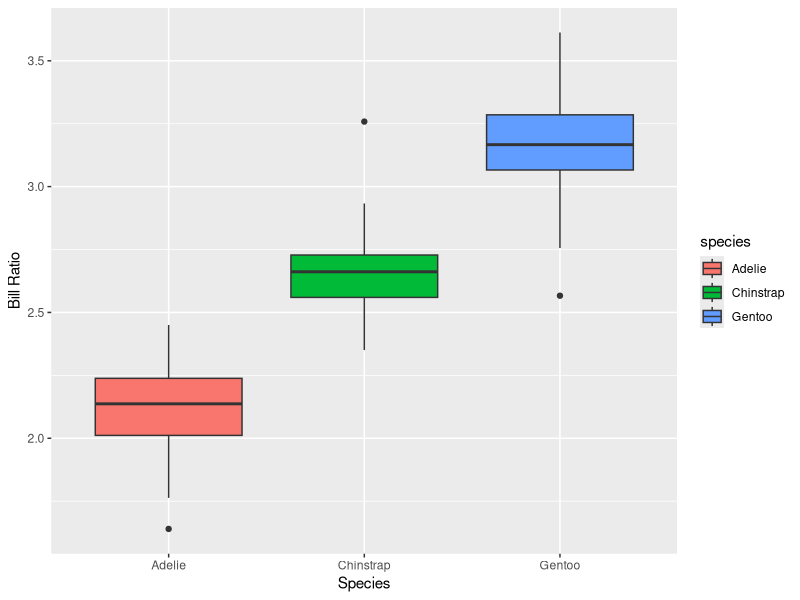
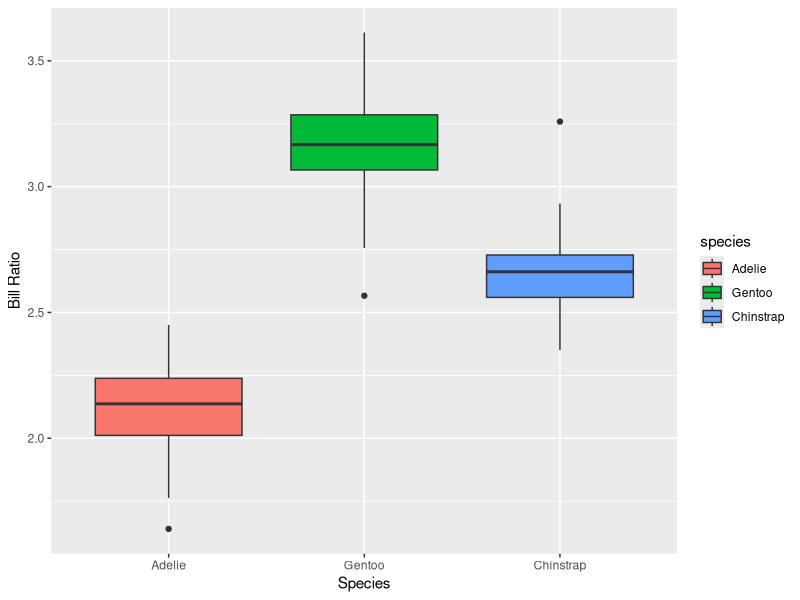
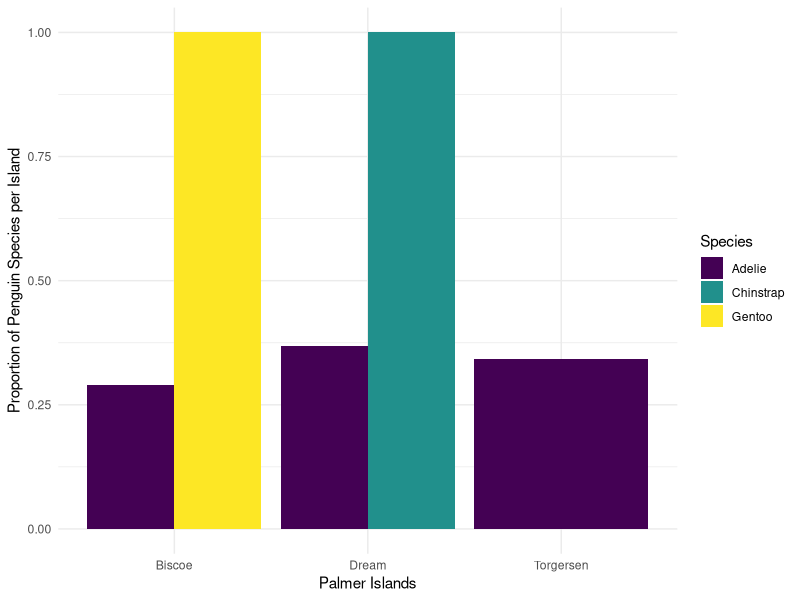

These charts were generated, in order, by the following R code:
## ---- chunk 1
#| label: setup
#| include: false

library(tidyverse)
library(palmerpenguins)
data(penguins)
## ---- chunk 2
penguins |>
  mutate(body_mass_kg = body_mass_g / 1000)
## ---- chunk 3
penguins |> 
  drop_na() #if we leave it blank it will remove any row with an NA
## ---- chunk 4
penguins |> 
  drop_na(sex) #adding a variable, removes rows with NA just for that variable
## ---- chunk 5
penguins <- penguins |>
  mutate(bill_ratio = bill_length_mm/bill_depth_mm)
## ---- chunk 6
ggplot(penguins, aes(x = species, y = bill_ratio, fill = species)) +
  geom_boxplot() +
  labs(
    x = "Species",
    y = "Bill Ratio"
  )
## ---- chunk 7
penguins |>
  mutate(bill_ratio = bill_length_mm/bill_depth_mm,
         body_mass_kg = body_mass_g/1000,
         flipper_length_m = flipper_length_mm/1000)
## ---- chunk 8
penguins |> 
  mutate(species = 
           fct_relevel(species, "Adelie", "Gentoo", "Chinstrap"),
         bill_ratio = bill_length_mm/bill_depth_mm) |>

ggplot(aes(x = species, y = bill_ratio, fill = species)) +
  geom_boxplot() +
  labs(
    x = "Species",
    y = "Bill Ratio"
  )
  
## ---- chunk 9
penguins |>
  group_by(species) |>
  summarize(mass_mean = mean(body_mass_g, na.rm = TRUE),
            mass_sd = sd(body_mass_g, na.rm = TRUE))
## ---- chunk 10
penguins |> 
  mutate(body_mass_kg = body_mass_g/1000) |> 
  group_by(species, sex) |> 
  summarize(mean_mass = mean(body_mass_kg, na.rm = TRUE), 
            sd_mass = sd(body_mass_kg, na.rm = TRUE))
## ---- chunk 11
penguins |>
  filter(species == "Chinstrap") |>
  group_by(island) |>
  summarise(flip_max = max(flipper_length_mm, na.rm = TRUE),
            filp_min = min(flipper_length_mm, na.rm = TRUE))
  
## ---- chunk 12
penguins |>
  mutate(bill_ratio = bill_length_mm/bill_depth_mm) |>
  select(species, bill_ratio) |>
  group_by(species) |>
  summarise(bill_ratio_mean = mean(bill_ratio, na.rm = TRUE))
## ---- chunk 13
penguins |>
  group_by(species) |>
  summarize(bill_length_mean = mean(bill_length_mm, na.rm = TRUE),
            bill_depth_mean = mean(bill_depth_mm, na.rm = TRUE),
            flipper_length_mean = mean(flipper_length_mm, na.rm = TRUE))
## ---- chunk 14
penguins |>
  group_by(species) |>
  summarize(across(ends_with("mm"), 
                   .fns = mean, 
                   na.rm = TRUE))
## ---- chunk 15
penguins |>
  group_by(year) |>
  summarise(across(starts_with("bill"), 
                   .fns = max, 
                   na.rm = TRUE, 
                   .names = "max_{.col}"))
## ---- chunk 16
penguins |>
  group_by(year) |>
  summarise(across(starts_with("bill"), 
                   .fns = max, 
                   na.rm = TRUE, 
                   .names = "{.col}_max"))
## ---- chunk 17
penguins |>
  group_by(species) |>
  summarize(across(contains("length"),
                   list(avg = mean, stdev = sd),
                   na.rm = TRUE,
                   .names = "{.fn}_{.col}"))
## ---- chunk 18
penguins |>
  group_by(island) |>
  summarise(across(contains("mm"), median, na.rm = TRUE))
## ---- chunk 19
penguins |> 
  filter(island != "Biscoe") |>
  select(species:body_mass_g) |>
  rename(spp_penguin = species) |>
  group_by(spp_penguin) |>
  summarise(across(contains("length"), mean, na.rm = TRUE, .names = "{.col}_mean"))
## ---- chunk 20
penguins |>
  group_by(species) |>
  summarize(n = n())
## ---- chunk 21
penguins |>
  count(species)
## ---- chunk 22
penguins |>
  count(species, year)
## ---- chunk 23
penguins |> 
  count(species, island) |> #comment
  group_by(species) |> #comment 
  mutate(total = sum(n),  #comment
         prop = n/total) |>  #comment
  ggplot(aes(x = island, y = prop, fill = species)) + #comment
  geom_col(position = position_dodge()) + #comment
  scale_fill_viridis_d() + #comment
  labs(x = "Palmer Islands",
       y = "Proportion of Penguin Species per Island",
       fill = "Species") +
  theme_minimal()
## ---- chunk 24
penguins |>
  count(species, island, year)
## ---- chunk 25
penguins |>
  filter(species %in% c("Adelie", "Gentoo")) |>
  count(species, sex)
## ---- chunk 26
penguins |>
  mutate(size_bin = case_when(
      body_mass_g > 4500 ~ "large",
      body_mass_g > 3000 & body_mass_g <= 4500 ~ "medium",
      body_mass_g <= 3000 ~ "small"
    )
  )
## ---- chunk 27
penguins |>
  select(species, year, flipper_length_mm) |>  #comment
  rename(study_year = year) |>   #comment
  filter(species == "Adelie") |>  #comment
  mutate(flipper_rank = case_when(   #comment
    flipper_length_mm < 200 ~ 1,   #comment
    flipper_length_mm >= 200 ~ 2,  #comment
    TRUE ~ 0 # 0 for anything else
  ))
## ---- chunk 28
penguins |>
  mutate(study_year = case_when(
      year == 2007 ~ "Year 1",
      year == 2008 ~ "Year 2",
      year == 2009 ~ "Year 3"))
## ---- chunk 29
penguins |>
  filter(species == "Chinstrap") |>
  select(flipper_length_mm, body_mass_g) |>
  mutate(fm_ration = flipper_length_mm/ body_mass_g,
         ratio_bin = case_when(
           fm_ration >= 0.05 ~ "high",
           fm_ration < 0.05 ~ "low",
           TRUE ~ "no record"
         ))
  
